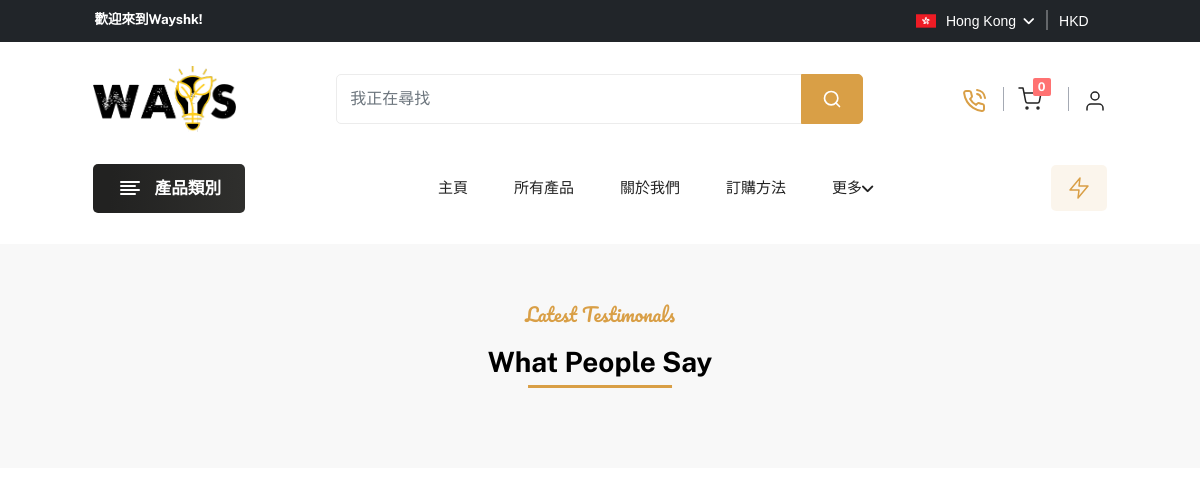
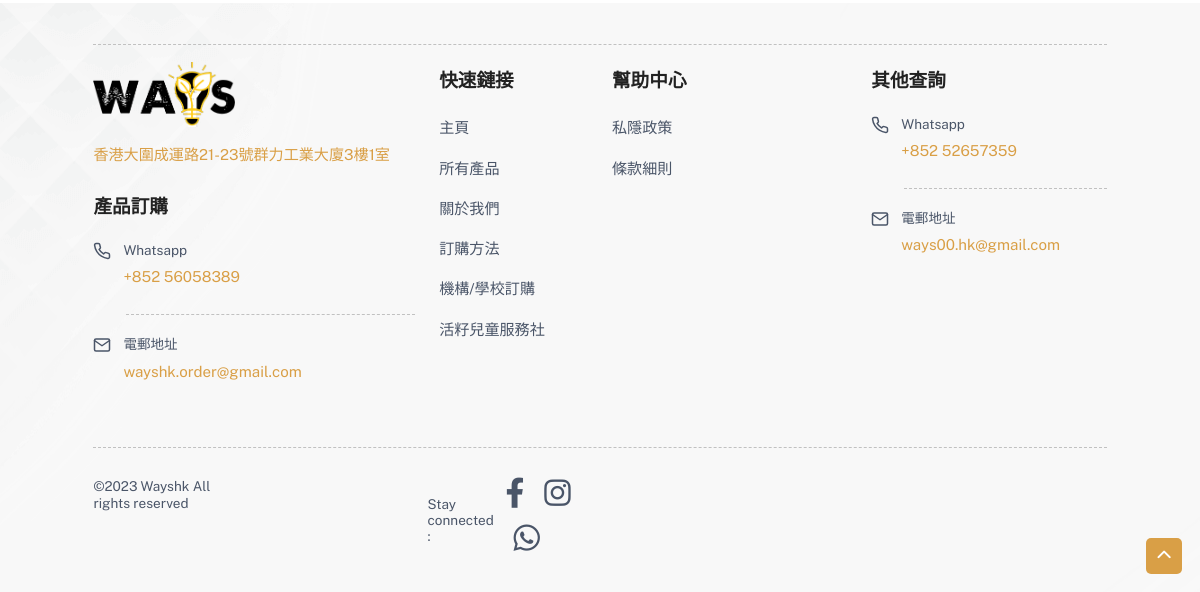
Page /customer_review.php on the earlier database version (2 pictures, top to bottom).
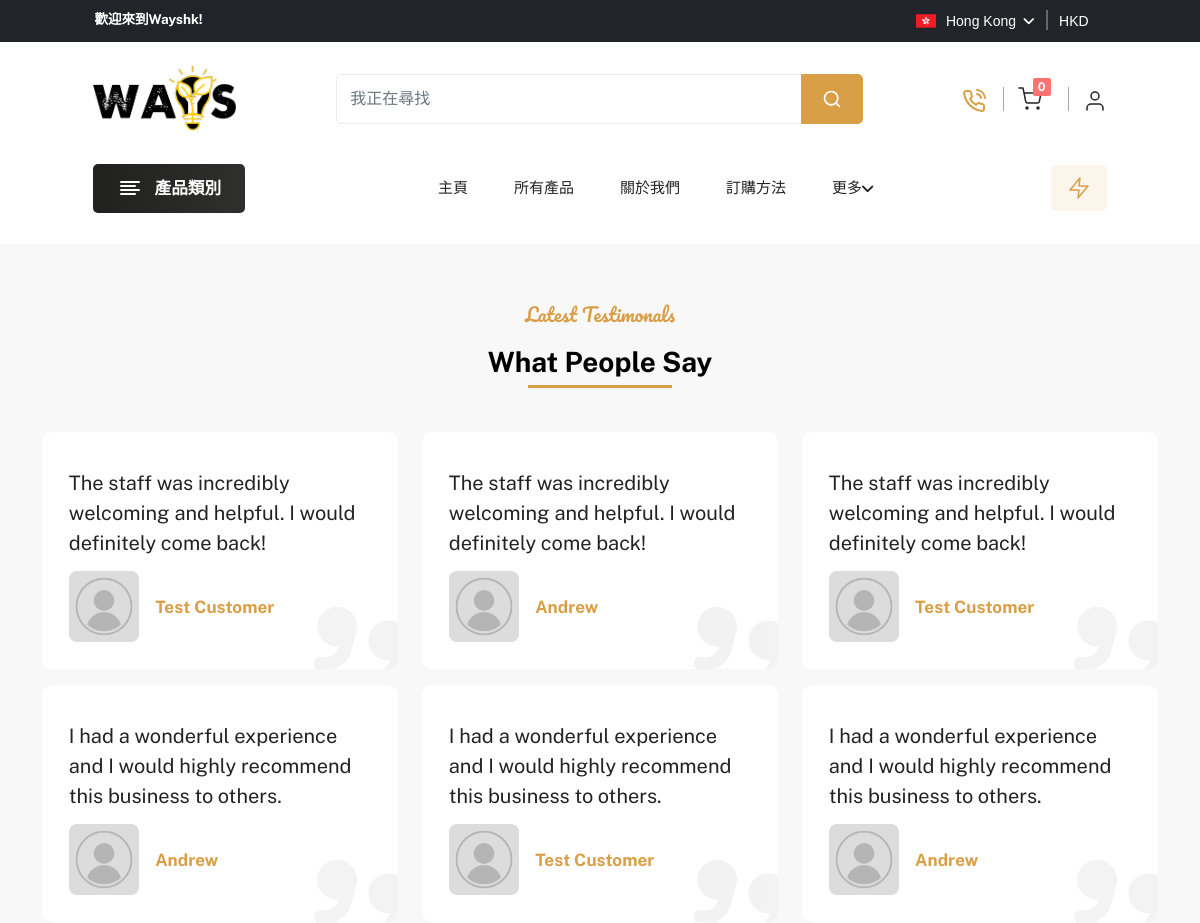
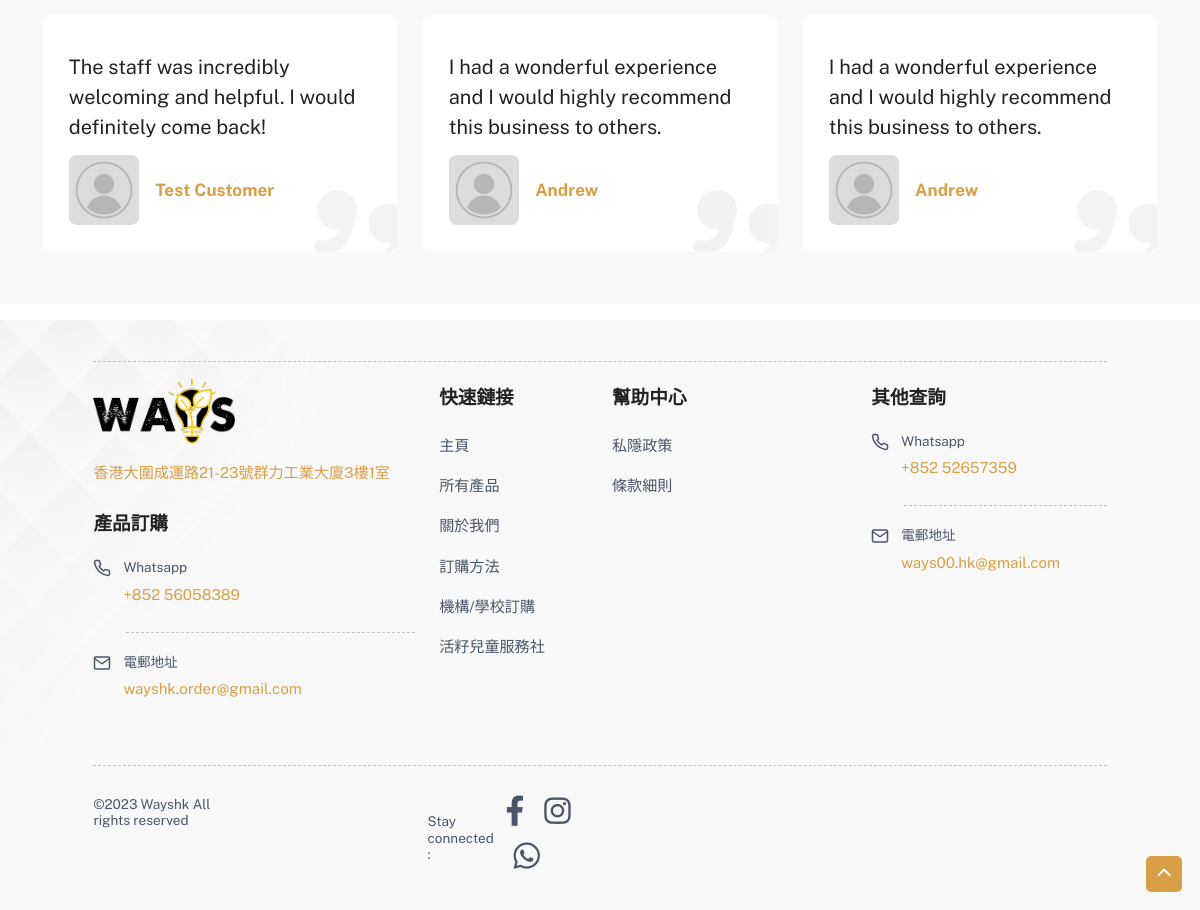
Same page on the later database version (2 pictures, top to bottom).
### tables this page shows
CREATE TABLE `review` (
  `review_id` int(11) NOT NULL,
  `customer_id` int(11) NOT NULL,
  `image` varchar(500) NOT NULL,
  `description` text NOT NULL,
  `status` int(11) NOT NULL DEFAULT 0,
  `inserted_at` datetime NOT NULL
);

CREATE TABLE `customer` (
  `id` int(11) NOT NULL,
  `customer_name` varchar(100) NOT NULL,
  `email` varchar(100) NOT NULL,
  `number` varchar(20) NOT NULL,
  `address` varchar(250) NOT NULL,
  `city` varchar(50) NOT NULL,
  `zip_code` varchar(20) NOT NULL,
  `password` varchar(50) NOT NULL,
  `profile_image` varchar(200) NOT NULL,
  `membership_point` int(10) NOT NULL,
  `inserted_at` datetime NOT NULL,
  `updated_at` datetime NOT NULL
);

### admin/include/dbController.php (called while the page is built, shortened)
<?php
class DBController {
    private $host = "localhost";
    private $user = "root";
    private $password = "";
    private $database = "wayshk";
    private $conn;
    function __construct() {
        $this->conn = $this->connectDB();
    }
    function connectDB() {
        $conn = mysqli_connect($this->host,$this->user,$this->password,$this->database);
        return $conn;
    }
    function runQuery($query) {
        $result = mysqli_query($this->conn,$query);
        while($row=mysqli_fetch_assoc($result)) {
            $resultset[] = $row;
        }
        if(!empty($resultset))
            return $resultset;
    }
    function numRows($query) {
        $result  = mysqli_query($this->conn,$query);
        $rowcount = mysqli_num_rows($result);
        return $rowcount;
    }
}

### customer_review.php (the view, shortened to what this page needs)
<?php
include('admin/include/dbController.php');
$db_handle = new DBController();
?>
<!DOCTYPE html>
<html lang="en">
<head>
    <?php include('include/css.php'); ?>
</head>
<body>
<?php
include('include/header.php');
?>
<section class="review-section section-lg-space">
    <div class="container">
        <div class="about-us-title text-center">
            <h4 class="text-content">Latest Testimonals</h4>
            <h2 class="center">What people say</h2>
        </div>
        <div class="row">
                    <?php
                    $fetch_comment = $db_handle->runQuery("SELECT * FROM `review`, customer WHERE customer.id = review.customer_id and review.status = '1'");
                    $no_fetch_comment = $db_handle->numRows("SELECT * FROM `review`, customer WHERE customer.id = review.customer_id and review.status = '1'");
                    for ($i = 0; $i < $no_fetch_comment; $i++){
                        ?>
                        <div class="col-md-4 mt-3">
                            <div class="reviewer-box">
                                <i class="fa-solid fa-quote-right"></i>
                                <h3><?php echo $fetch_comment[$i]['description'];?></h3>
                                <div class="reviewer-profile">
                                    <div class="reviewer-image">
                                        <img src="assets/images/inner-page/user/avater.png" class="blur-up lazyload"
                                             alt="">
                                    </div>
                                    <div class="reviewer-name">
                                        <h4><?php echo $fetch_comment[$i]['customer_name'];?></h4>
                                    </div>
                                </div>
                            </div>
                        </div>
                        <?php
                    }
                    ?>
        </div>
    </div>
</section>
<?php
include('include/footer.php');
?>
<div class="theme-option">
    <div class="back-to-top">
        <a id="back-to-top" href="#">
            <i class="fas fa-chevron-up"></i>
        </a>
    </div>
</div>
</body>
</html>

Differences in the rows shown:
added review: description "The staff was incredibly welcoming and helpful. I would definitely come back!", customer.customer_name "Test Customer"
added review: description "The staff was incredibly welcoming and helpful. I would definitely come back!", customer.customer_name "Andrew"
added review: description "The staff was incredibly welcoming and helpful. I would definitely come back!", customer.customer_name "Test Customer"
added review: description "I had a wonderful experience and I would highly recommend this business to others.", customer.customer_name "Andrew"
added review: description "I had a wonderful experience and I would highly recommend this business to others.", customer.customer_name "Test Customer"
added review: description "I had a wonderful experience and I would highly recommend this business to others.", customer.customer_name "Andrew"
added review: description "The staff was incredibly welcoming and helpful. I would definitely come back!", customer.customer_name "Test Customer"
added review: description "I had a wonderful experience and I would highly recommend this business to others.", customer.customer_name "Andrew"
added review: description "I had a wonderful experience and I would highly recommend this business to others.", customer.customer_name "Andrew"
